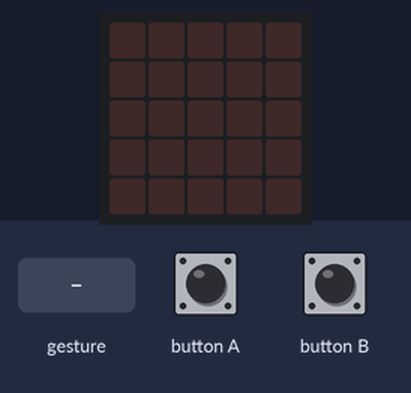
Bench run of a program on a simulated BBC micro:bit (MakeCode). Shown: the board's 5×5 LED display. The inputs (shaded band) are chosen by the test bench. A tilt is held for 1.5 s and a shake lasts 1 s, then the board lies face up again.

Above: at 1.2 s.
1.3 s: button A pressed for 0.15 s
At 1.8 s:
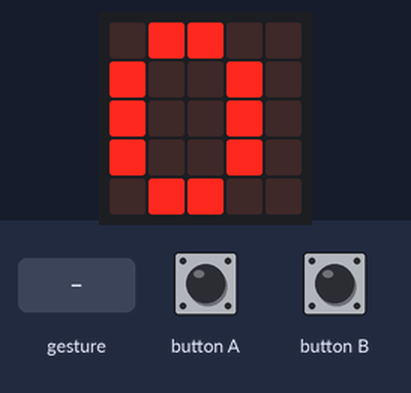
3.8 s: button B pressed for 0.15 s
At 4.5 s:
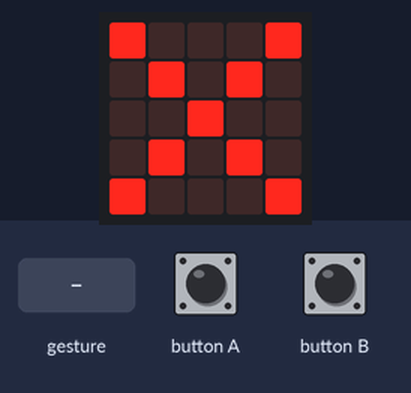
6.1 s: gesture 'shake'
At 6.8 s:
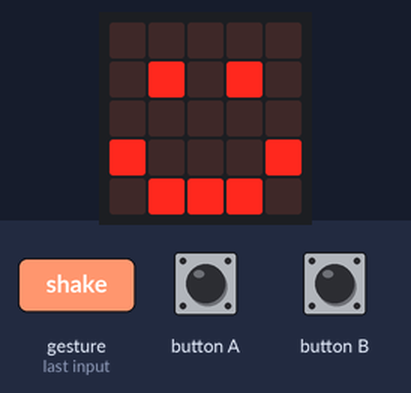
8.5 s: button A pressed for 0.15 s
At 9.3 s:
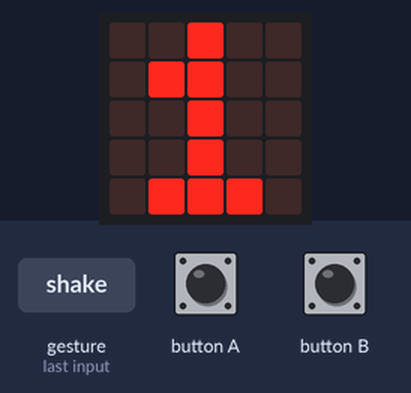
Timing chart, 0 to 11.5 s (numbered marks = the images above; inputs shaded):
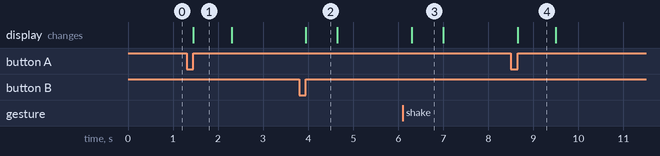

The program:

main.ts
```typescript
input.onButtonPressed(Button.A, function () {
    basic.showNumber(Passi)
    basic.pause(100)
    basic.clearScreen()
})
input.onGesture(Gesture.Shake, function () {
    Passi += 1
    basic.showIcon(IconNames.Happy)
    basic.pause(100)
    basic.clearScreen()
})
input.onButtonPressed(Button.B, function () {
    Passi = 0
    basic.showIcon(IconNames.No)
    basic.pause(100)
    basic.clearScreen()
})
let Passi = 0
Passi = 0
```

test.ts
```typescript
// i test vanno qui; questi non saranno compilati quando questo pacchetto viene usato come estensione.
```

Measured:
- after the input at 1.3 s, the display: changes after 0.15 s (image 1)
- after the input at 3.8 s, the display: changes after 0.15 s (image 2)
- after the input at 6.1 s, the display: changes after 0.20 s (image 3)
- after the input at 8.5 s, the display: changes after 0.15 s (image 4)
- what the display in image 1 shows lasts 0.8 s, from 1.5 s to 2.3 s
- what the display in image 2 shows lasts 0.7 s, from 4.0 s to 4.7 s
